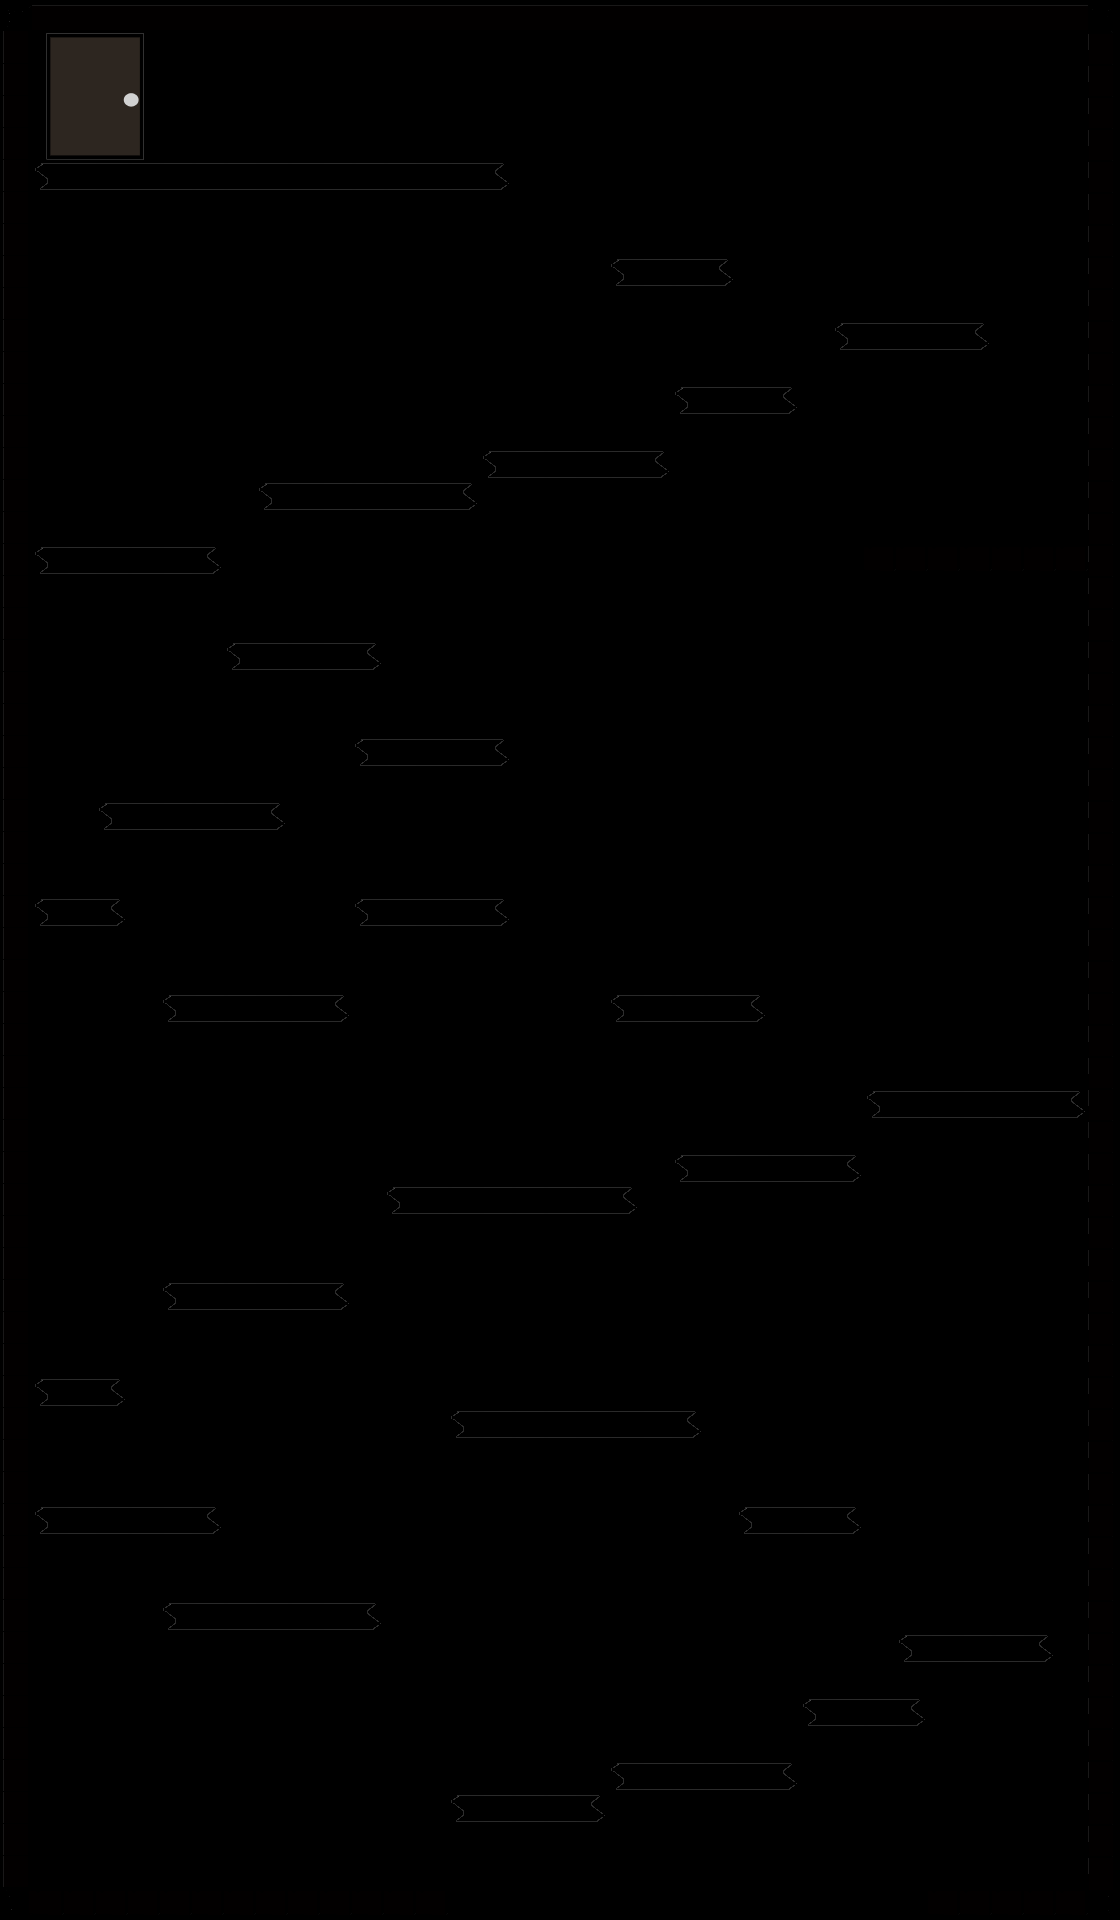

Below is a game level as drawn by its tile map, then a one-line description and the .tmx that defines it (tile-layer data replaced by summaries):
An orthogonal 35x60 tile map with 32x32 px tiles, 3 tile layers (platforms, level, door).

<map version="1.0" orientation="orthogonal" width="35" height="60" tilewidth="32" tileheight="32">
 <tileset firstgid="1" name="TileSet" tilewidth="32" tileheight="32">
  <image source="../TileSet.png" width="128" height="256" />
 </tileset>
 <layer name="platforms" width="35" height="60">
  <data>[2100 cells, 157 non-empty, 3 distinct tile ids]</data>
 </layer>
 <layer name="level" width="35" height="60">
  <data>[2100 cells, 178 non-empty, 8 distinct tile ids]</data>
 </layer>
 <layer name="door" width="35" height="60">
  <data>[2100 cells, 16 non-empty, 16 distinct tile ids]</data>
 </layer>
</map>
